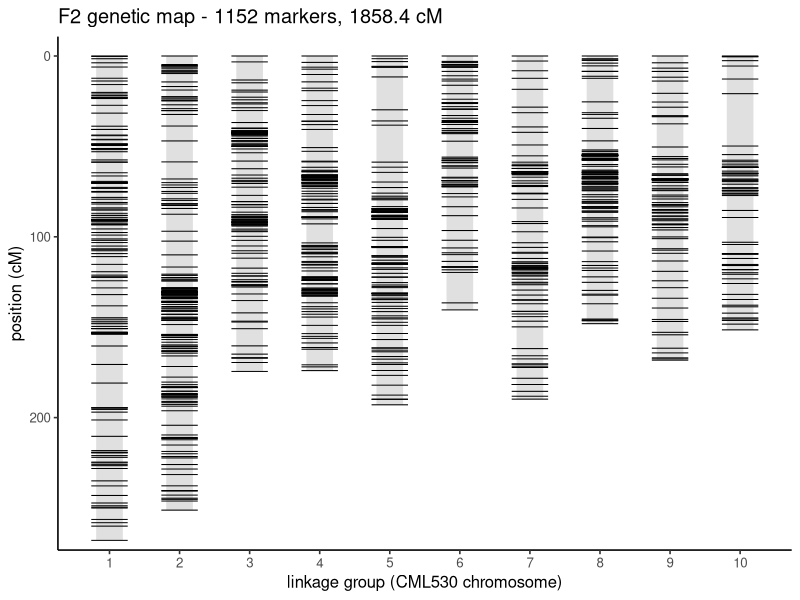
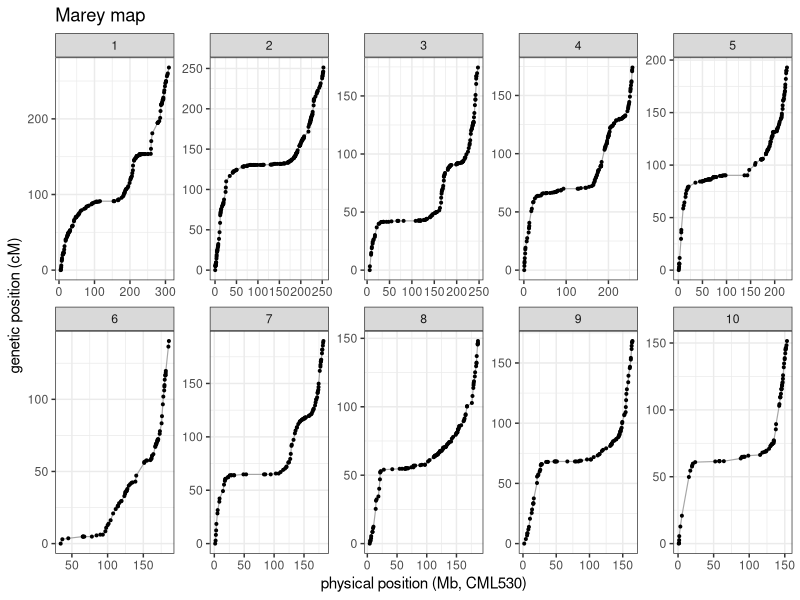
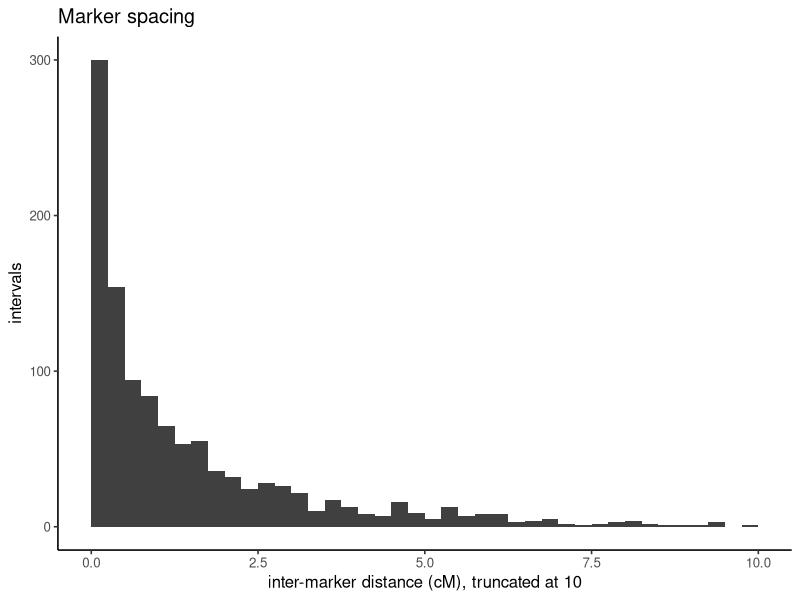

Source code (R) for these figures, in order:
## ---- chunk 1
#| message: false
#| warning: false
library(data.table)
library(ggplot2)
library(knitr)
map <- fread("data/f2_genetic_map.tsv")
map[, lg := factor(lg, levels = 1:10)]
theme_set(theme_classic(base_size = 12))
## ---- chunk 2
#| label: tbl-summary
CML_LEN <- c(`1` = 312749524, `2` = 253527201, `3` = 248930463, `4` = 258114092,
             `5` = 226836904, `6` = 187680145, `7` = 184149065, `8` = 188635608,
             `9` = 166200635, `10` = 153755684)
s <- map[, .(markers = .N,
             cM = round(max(cM), 1),
             mean_gap_cM = round(max(cM) / (.N - 1), 3),
             first_Mb = round(min(cml_pos) / 1e6, 1),
             last_Mb  = round(max(cml_pos) / 1e6, 1)), by = lg]
s[, chr_Mb := round(CML_LEN[as.character(lg)] / 1e6, 1)]
s[, span_Mb := round(last_Mb - first_Mb, 1)]
s[, pct_covered := round(100 * span_Mb / chr_Mb, 1)]
setorder(s, lg)
kable(s, caption = "The map by linkage group. Coverage is the span of mapped markers against the CML530 chromosome length; lost ends are regions where a QTL cannot be found.")
## ---- chunk 3
cat(sprintf("total: %d markers, %.1f cM, %.1f%% physical coverage (%.0f of %.0f Mb)\n",
            nrow(map), sum(s$cM), 100 * sum(s$span_Mb) / sum(s$chr_Mb),
            sum(s$span_Mb), sum(s$chr_Mb)))
## ---- chunk 4
#| label: fig-ideogram
#| fig-width: 9
#| fig-height: 7
#| fig-cap: "Marker positions on the ten linkage groups. Every marker is drawn as an opaque black tick."
W <- 0.26   # half-width of the bar, in x units
map[, xn := as.numeric(lg)]
s[,   xn := as.numeric(lg)]
ggplot() +
  geom_segment(data = s, aes(x = xn, xend = xn, y = 0, yend = cM),
               linewidth = 9, colour = "grey88", lineend = "butt") +
  geom_segment(data = map, aes(x = xn - W, xend = xn + W, y = cM, yend = cM),
               linewidth = 0.35, colour = "black") +
  scale_x_continuous(breaks = 1:10, labels = 1:10) +
  scale_y_reverse(expand = expansion(mult = c(0.02, 0.04))) +
  labs(x = "linkage group (CML530 chromosome)", y = "position (cM)",
       title = sprintf("F2 genetic map - %d markers, %.1f cM", nrow(map), sum(s$cM)))
## ---- chunk 5
#| label: fig-marey
#| fig-width: 12
#| fig-height: 6
#| fig-cap: "Marey map per linkage group. Monotonic throughout, confirming the marker order; the flat middles are pericentromeric recombination suppression."
map[, Mb := cml_pos / 1e6]
ggplot(map[order(lg, Mb)], aes(Mb, cM)) +
  geom_line(colour = "grey65", linewidth = 0.4) +
  geom_point(size = 0.7, colour = "black") +
  facet_wrap(~lg, scales = "free", ncol = 5) +
  labs(x = "physical position (Mb, CML530)", y = "genetic position (cM)",
       title = "Marey map") +
  theme_bw(base_size = 11)
## ---- chunk 6
#| label: fig-gaps
#| fig-width: 9
#| fig-height: 3.4
#| fig-cap: "Distribution of inter-marker genetic distances. The single interval above 25 cM is on chr10."
g <- map[order(lg, cM), .(gap = diff(cM)), by = lg]
kable(data.table(
  statistic = c("intervals", "median cM", "mean cM", "q95 cM", "max cM",
                "intervals > 10 cM", "intervals > 25 cM"),
  value = c(nrow(g), round(median(g$gap), 3), round(mean(g$gap), 3),
            round(quantile(g$gap, .95), 3), round(max(g$gap), 2),
            sum(g$gap > 10), sum(g$gap > 25))),
  caption = "Inter-marker spacing.")

ggplot(g[gap < 10], aes(gap)) +
  geom_histogram(binwidth = 0.25, fill = "grey25", boundary = 0) +
  labs(x = "inter-marker distance (cM), truncated at 10", y = "intervals",
       title = "Marker spacing")
